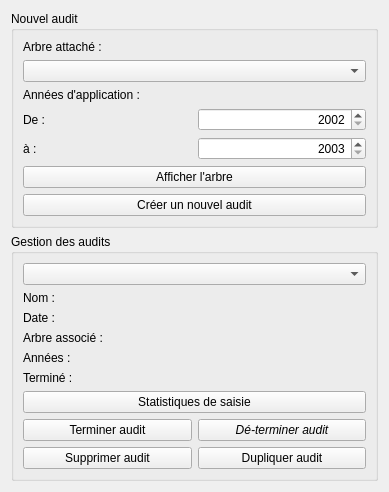
<?xml version="1.0" encoding="UTF-8"?>
<ui version="4.0">
 <class>FormManageAudits</class>
 <widget class="QWidget" name="FormManageAudits">
  <property name="modal" stdset="0">
   <bool>false</bool>
  </property>
  <property name="geometry">
   <rect>
    <x>0</x>
    <y>0</y>
    <width>389</width>
    <height>474</height>
   </rect>
  </property>
  <property name="windowTitle">
   <string>Gestion des audits</string>
  </property>
  <layout class="QVBoxLayout" name="verticalLayout">
   <item>
    <widget class="QGroupBox" name="groupBox_2">
     <property name="sizePolicy">
      <sizepolicy hsizetype="Preferred" vsizetype="Fixed">
       <horstretch>0</horstretch>
       <verstretch>0</verstretch>
      </sizepolicy>
     </property>
     <property name="title">
      <string>Nouvel audit</string>
     </property>
     <layout class="QGridLayout" name="gridLayout">
      <item row="3" column="1">
       <widget class="QSpinBox" name="spinBoxFrom">
        <property name="alignment">
         <set>Qt::AlignRight|Qt::AlignTrailing|Qt::AlignVCenter</set>
        </property>
        <property name="minimum">
         <number>2002</number>
        </property>
        <property name="maximum">
         <number>2050</number>
        </property>
       </widget>
      </item>
      <item row="3" column="0">
       <widget class="QLabel" name="label">
        <property name="text">
         <string>De :</string>
        </property>
       </widget>
      </item>
      <item row="1" column="0" colspan="2">
       <widget class="QComboBox" name="comboListOfTrees">
        <property name="sizePolicy">
         <sizepolicy hsizetype="Expanding" vsizetype="Fixed">
          <horstretch>0</horstretch>
          <verstretch>0</verstretch>
         </sizepolicy>
        </property>
       </widget>
      </item>
      <item row="6" column="0" colspan="2">
       <widget class="QPushButton" name="addAuditButton">
        <property name="sizePolicy">
         <sizepolicy hsizetype="Minimum" vsizetype="Fixed">
          <horstretch>0</horstretch>
          <verstretch>0</verstretch>
         </sizepolicy>
        </property>
        <property name="text">
         <string>Créer un nouvel audit</string>
        </property>
       </widget>
      </item>
      <item row="5" column="0" colspan="2">
       <widget class="QPushButton" name="pushButtonDisplayTree">
        <property name="text">
         <string>Afficher l'arbre</string>
        </property>
       </widget>
      </item>
      <item row="2" column="0" colspan="2">
       <widget class="QLabel" name="label_8">
        <property name="text">
         <string>Années d'application :</string>
        </property>
       </widget>
      </item>
      <item row="0" column="0">
       <widget class="QLabel" name="label_4">
        <property name="text">
         <string>Arbre attaché :</string>
        </property>
       </widget>
      </item>
      <item row="4" column="0">
       <widget class="QLabel" name="label_2">
        <property name="text">
         <string>à :</string>
        </property>
       </widget>
      </item>
      <item row="4" column="1">
       <widget class="QSpinBox" name="spinBoxTo">
        <property name="alignment">
         <set>Qt::AlignRight|Qt::AlignTrailing|Qt::AlignVCenter</set>
        </property>
        <property name="minimum">
         <number>2003</number>
        </property>
        <property name="maximum">
         <number>2051</number>
        </property>
       </widget>
      </item>
     </layout>
    </widget>
   </item>
   <item>
    <widget class="QGroupBox" name="groupBoxAudits">
     <property name="title">
      <string>Gestion des audits</string>
     </property>
     <layout class="QGridLayout" name="gridLayout_2">
      <item row="4" column="0">
       <widget class="QPushButton" name="finishAuditButton">
        <property name="text">
         <string>Terminer audit</string>
        </property>
       </widget>
      </item>
      <item row="4" column="1">
       <widget class="QPushButton" name="unFinishAuditButton">
        <property name="font">
         <font>
          <italic>true</italic>
         </font>
        </property>
        <property name="text">
         <string>Dé-terminer audit</string>
        </property>
       </widget>
      </item>
      <item row="1" column="0" colspan="2">
       <layout class="QFormLayout" name="formLayout">
        <property name="fieldGrowthPolicy">
         <enum>QFormLayout::AllNonFixedFieldsGrow</enum>
        </property>
        <item row="0" column="0">
         <widget class="QLabel" name="label_6">
          <property name="text">
           <string>Nom : </string>
          </property>
         </widget>
        </item>
        <item row="0" column="1">
         <widget class="QLabel" name="labelName">
          <property name="text">
           <string/>
          </property>
          <property name="alignment">
           <set>Qt::AlignRight|Qt::AlignTrailing|Qt::AlignVCenter</set>
          </property>
         </widget>
        </item>
        <item row="1" column="0">
         <widget class="QLabel" name="label_3">
          <property name="text">
           <string>Date :</string>
          </property>
         </widget>
        </item>
        <item row="1" column="1">
         <widget class="QLabel" name="labelDate">
          <property name="text">
           <string/>
          </property>
          <property name="alignment">
           <set>Qt::AlignRight|Qt::AlignTrailing|Qt::AlignVCenter</set>
          </property>
         </widget>
        </item>
        <item row="2" column="0">
         <widget class="QLabel" name="label_5">
          <property name="text">
           <string>Arbre associé :</string>
          </property>
         </widget>
        </item>
        <item row="2" column="1">
         <widget class="QLabel" name="labelTree">
          <property name="text">
           <string/>
          </property>
          <property name="alignment">
           <set>Qt::AlignRight|Qt::AlignTrailing|Qt::AlignVCenter</set>
          </property>
          <property name="wordWrap">
           <bool>false</bool>
          </property>
         </widget>
        </item>
        <item row="3" column="0">
         <widget class="QLabel" name="label_7">
          <property name="text">
           <string>Années :</string>
          </property>
         </widget>
        </item>
        <item row="3" column="1">
         <widget class="QLabel" name="labelYears">
          <property name="text">
           <string/>
          </property>
          <property name="alignment">
           <set>Qt::AlignRight|Qt::AlignTrailing|Qt::AlignVCenter</set>
          </property>
          <property name="wordWrap">
           <bool>false</bool>
          </property>
         </widget>
        </item>
        <item row="4" column="0">
         <widget class="QLabel" name="label_9">
          <property name="text">
           <string>Terminé :</string>
          </property>
         </widget>
        </item>
        <item row="4" column="1">
         <widget class="QLabel" name="labelFinished">
          <property name="text">
           <string/>
          </property>
          <property name="alignment">
           <set>Qt::AlignRight|Qt::AlignTrailing|Qt::AlignVCenter</set>
          </property>
         </widget>
        </item>
       </layout>
      </item>
      <item row="7" column="0">
       <widget class="QPushButton" name="deleteAuditButton">
        <property name="text">
         <string>Supprimer audit</string>
        </property>
       </widget>
      </item>
      <item row="0" column="0" colspan="2">
       <widget class="QComboBox" name="comboListOfAudits"/>
      </item>
      <item row="7" column="1">
       <widget class="QPushButton" name="cloneAuditButton">
        <property name="text">
         <string>Dupliquer audit</string>
        </property>
       </widget>
      </item>
      <item row="2" column="0" colspan="2">
       <widget class="QPushButton" name="statisticsAuditButton">
        <property name="text">
         <string>Statistiques de saisie</string>
        </property>
       </widget>
      </item>
     </layout>
    </widget>
   </item>
  </layout>
 </widget>
 <tabstops>
  <tabstop>comboListOfTrees</tabstop>
  <tabstop>comboListOfAudits</tabstop>
  <tabstop>deleteAuditButton</tabstop>
  <tabstop>cloneAuditButton</tabstop>
 </tabstops>
 <resources/>
 <connections/>
</ui>
